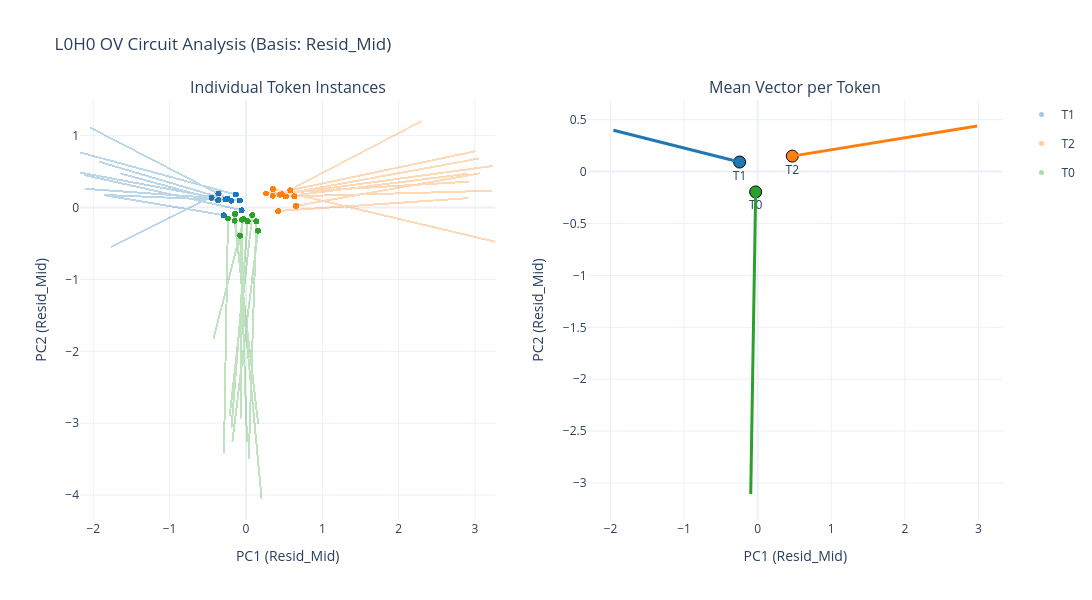

Notebook code for this chart:
### Code cell
plot_real_ov_vectors(model, process, num_seqs=1000, seq_len=10, layer_idx=0, head_idx=0,start_pos=0)

### Figure 1 — Plotly figure (JSON) as saved in the notebook; plotly's stock layout.template omitted (floating-point values rounded to 4 significant figures; data arrays with more than 128 entries replaced by an {"elided": "..."} marker saying what was removed)
{"data": [{"legendgroup": "T1", "marker": {"color": "#1f77b4", "opacity": 0.4, "size": 5}, "mode": "markers", "name": "T1", "type": "scatter", "x": {"elided": "4834 float values"}, "xaxis": "x", "y": {"elided": "4834 float values"}, "yaxis": "y"}, {"line": {"color": "#1f77b4", "width": 1}, "mode": "lines", "opacity": 0.3, "showlegend": false, "type": "scatter", "x": {"elided": "14502 float values"}, "xaxis": "x", "y": {"elided": "14502 float values"}, "yaxis": "y"}, {"legendgroup": "T1", "marker": {"color": "#1f77b4", "line": {"color": "black", "width": 1}, "size": 12}, "mode": "markers+text", "showlegend": false, "text": ["T1"], "textposition": "bottom center", "type": "scatter", "x": [-0.2452], "xaxis": "x2", "y": [0.09204], "yaxis": "y2"}, {"line": {"color": "#1f77b4", "width": 3}, "mode": "lines", "showlegend": false, "type": "scatter", "x": [-0.2452, -1.96], "xaxis": "x2", "y": [0.09204, 0.3983], "yaxis": "y2"}, {"marker": {"angleref": "previous", "color": "#1f77b4", "size": 8, "symbol": "arrow-bar-up"}, "mode": "markers", "showlegend": false, "type": "scatter", "x": [-1.96], "xaxis": "x2", "y": [0.3983], "yaxis": "y2"}, {"legendgroup": "T2", "marker": {"color": "#ff7f0e", "opacity": 0.4, "size": 5}, "mode": "markers", "name": "T2", "type": "scatter", "x": {"elided": "3410 float values"}, "xaxis": "x", "y": {"elided": "3410 float values"}, "yaxis": "y"}, {"line": {"color": "#ff7f0e", "width": 1}, "mode": "lines", "opacity": 0.3, "showlegend": false, "type": "scatter", "x": {"elided": "10230 float values"}, "xaxis": "x", "y": {"elided": "10230 float values"}, "yaxis": "y"}, {"legendgroup": "T2", "marker": {"color": "#ff7f0e", "line": {"color": "black", "width": 1}, "size": 12}, "mode": "markers+text", "showlegend": false, "text": ["T2"], "textposition": "bottom center", "type": "scatter", "x": [0.4702], "xaxis": "x2", "y": [0.1491], "yaxis": "y2"}, {"line": {"color": "#ff7f0e", "width": 3}, "mode": "lines", "showlegend": false, "type": "scatter", "x": [0.4702, 2.984], "xaxis": "x2", "y": [0.1491, 0.4393], "yaxis": "y2"}, {"marker": {"angleref": "previous", "color": "#ff7f0e", "size": 8, "symbol": "arrow-bar-up"}, "mode": "markers", "showlegend": false, "type": "scatter", "x": [2.984], "xaxis": "x2", "y": [0.4393], "yaxis": "y2"}, {"legendgroup": "T0", "marker": {"color": "#2ca02c", "opacity": 0.4, "size": 5}, "mode": "markers", "name": "T0", "type": "scatter", "x": {"elided": "1756 float values"}, "xaxis": "x", "y": {"elided": "1756 float values"}, "yaxis": "y"}, {"line": {"color": "#2ca02c", "width": 1}, "mode": "lines", "opacity": 0.3, "showlegend": false, "type": "scatter", "x": {"elided": "5268 float values"}, "xaxis": "x", "y": {"elided": "5268 float values"}, "yaxis": "y"}, {"legendgroup": "T0", "marker": {"color": "#2ca02c", "line": {"color": "black", "width": 1}, "size": 12}, "mode": "markers+text", "showlegend": false, "text": ["T0"], "textposition": "bottom center", "type": "scatter", "x": [-0.02719], "xaxis": "x2", "y": [-0.1958], "yaxis": "y2"}, {"line": {"color": "#2ca02c", "width": 3}, "mode": "lines", "showlegend": false, "type": "scatter", "x": [-0.02719, -0.09442], "xaxis": "x2", "y": [-0.1958, -3.106], "yaxis": "y2"}, {"marker": {"angleref": "previous", "color": "#2ca02c", "size": 8, "symbol": "arrow-bar-up"}, "mode": "markers", "showlegend": false, "type": "scatter", "x": [-0.09442], "xaxis": "x2", "y": [-3.106], "yaxis": "y2"}], "layout": {"annotations": [{"font": {"size": 16}, "showarrow": false, "text": "Individual Token Instances", "x": 0.225, "xanchor": "center", "xref": "paper", "y": 1, "yanchor": "bottom", "yref": "paper"}, {"font": {"size": 16}, "showarrow": false, "text": "Mean Vector per Token", "x": 0.775, "xanchor": "center", "xref": "paper", "y": 1, "yanchor": "bottom", "yref": "paper"}], "height": 600, "title": {"text": "L0H0 OV Circuit Analysis (Basis: Resid_Mid)"}, "width": 1100, "xaxis": {"anchor": "y", "domain": [0, 0.45], "title": {"text": "PC1 (Resid_Mid)"}}, "xaxis2": {"anchor": "y2", "domain": [0.55, 1], "title": {"text": "PC1 (Resid_Mid)"}}, "yaxis": {"anchor": "x", "domain": [0, 1], "title": {"text": "PC2 (Resid_Mid)"}}, "yaxis2": {"anchor": "x2", "domain": [0, 1], "title": {"text": "PC2 (Resid_Mid)"}}}}
